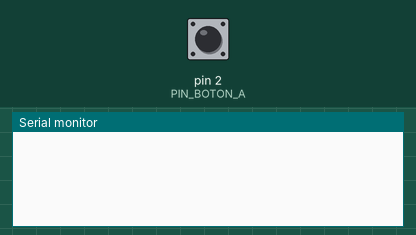
This sketch was run on a simulated Arduino Uno, built with avr-gcc and run on an emulated ATmega328P. Parts: the last lines printed to the serial monitor. The test bench sets the inputs (shaded band); at power-on: pin 2 (PIN_BOTON_A) HIGH.

Above: at 1.2 s.
1.3 s: pin 2 (PIN_BOTON_A) pulled LOW for 0.15 s
At 1.9 s:
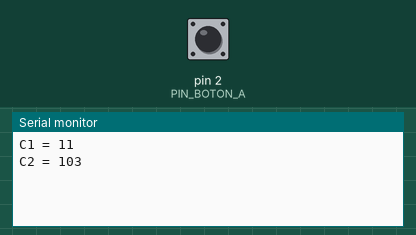
2.9 s: pin 2 (PIN_BOTON_A) pulled LOW for 1 s
At 4.3 s:
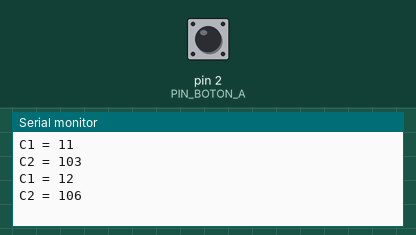
5.4 s: pin 2 (PIN_BOTON_A) pulled LOW for 0.15 s
At 6.2 s:
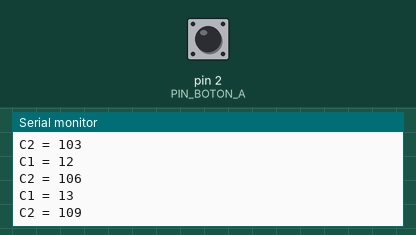
Timing chart, 0 to 8.4 s (numbered marks = the images above; inputs shaded):
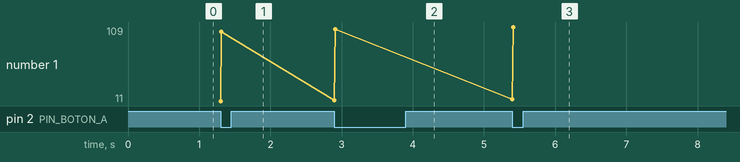

Measured:
- after the input at 1.3 s, the serial monitor: prints a new line at once (image 1)
- after the input at 2.9 s, the serial monitor: prints a new line at once (image 2)
- after the input at 5.4 s, the serial monitor: prints a new line at once (image 3)
- plotted number 1: 103 → 106 after the input at 2.9 s, 106 → 109 after the input at 5.4 s

The sketch:

Ejercicio11-Oscar.ino
```cpp
#include "Contador.h"
#define PIN_BOTON_A 2
#define PIN_BOTON_B 3

Contador C1, C2;

void setup()
{
  Serial.begin(9600);
  pinMode(PIN_BOTON_A, INPUT_PULLUP);
  pinMode(PIN_BOTON_B, INPUT);
  C1.SetContador(10);
  C2.SetContador(100);
}
void loop()
{
  if (detectaFlanco(PIN_BOTON_A) == -1) {
    C1.Incrementar() ;
    Serial.print("C1 = ") ; Serial.println(C1.GetCont());

    C2.Incrementar() ; C2.Incrementar() ; C2.Incrementar();
    Serial.print("C2 = ") ; Serial.println(C2.GetCont());
  }
}

int detectaFlanco(int pin) {
  //Devuelve 1 flanco ascendente, -1 flanco descendente y 0 si no hay nada
  static boolean anterior_estado = digitalRead(pin);
  boolean estado = digitalRead(pin);

  if (anterior_estado != estado) {
    if (estado == HIGH) {
      anterior_estado = estado;
      return 1;
    }
    else {
      anterior_estado = estado;
      return -1;
    }
  }
  else {
    anterior_estado = estado;
    return 0;
  }
}
```

Contador.h
```cpp
class Contador{
  private:
    int N;

  public:
    Contador( ){        // Constructor
      N = 0;
    }

    void SetContador(int n){
      N = n;
    }

    void Incrementar(){
      N++;
    }

    int GetCont(){
      return(N);
    }
};
```
